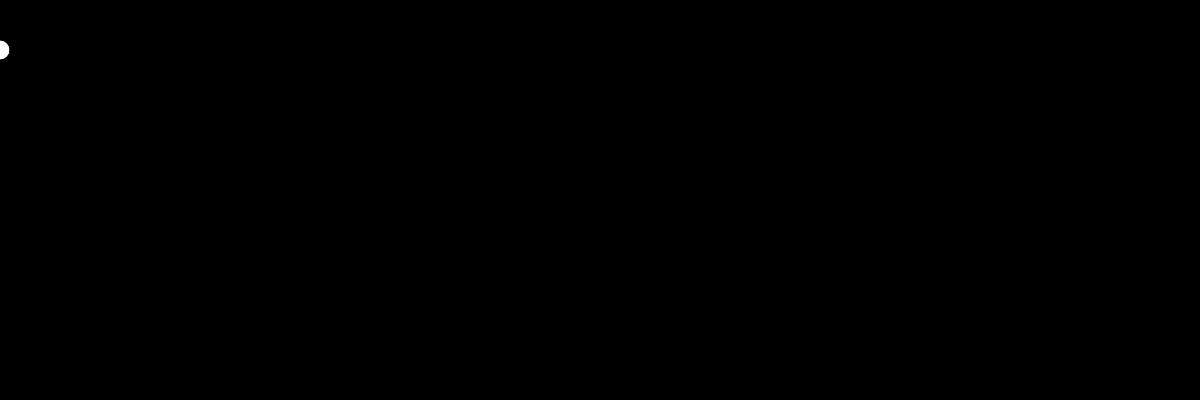
Frame 1 (no input)
Frame 60 (no input): identical to frame 1, image omitted
Frame 120 (the mouse pressed at the canvas centre since frame 60): blank canvas, image omitted

The p5.js sketch that drew this single still picture (run headless with seeded random() and noise() and a simulated clock; from frame 60 on, the mouse is pressed at the canvas centre):

// p5.js sketch
// ── sketch.js

var r = 0;
var g = 50;
var b=255;

// INITIALIZE ALL YOUR VARIABLES
// Ideally you would create 3 variables. red blue green or r, g, b
var red, blue, green;

function setup(){

  createCanvas(1200,400);
}


function draw(){
 background(0);
  // change the value of Red based on the mouse movement about the X axis
  // change the value of Green based on the mouse movement about the X axis
  // change the value of Blue based on the mouse movement about the X axis
 let m = map(mouseX, 0, 100, 0, width);
 ellipse(m,50,20,20);
  // Use the map() function to do so. 

  // Pass the values to the background() function you have learnt previously.

  // Create an ellipse that will move around with you mouse about the X axis.
  // Remember to fill the canvas with white paint before creating the ellipse.
}
